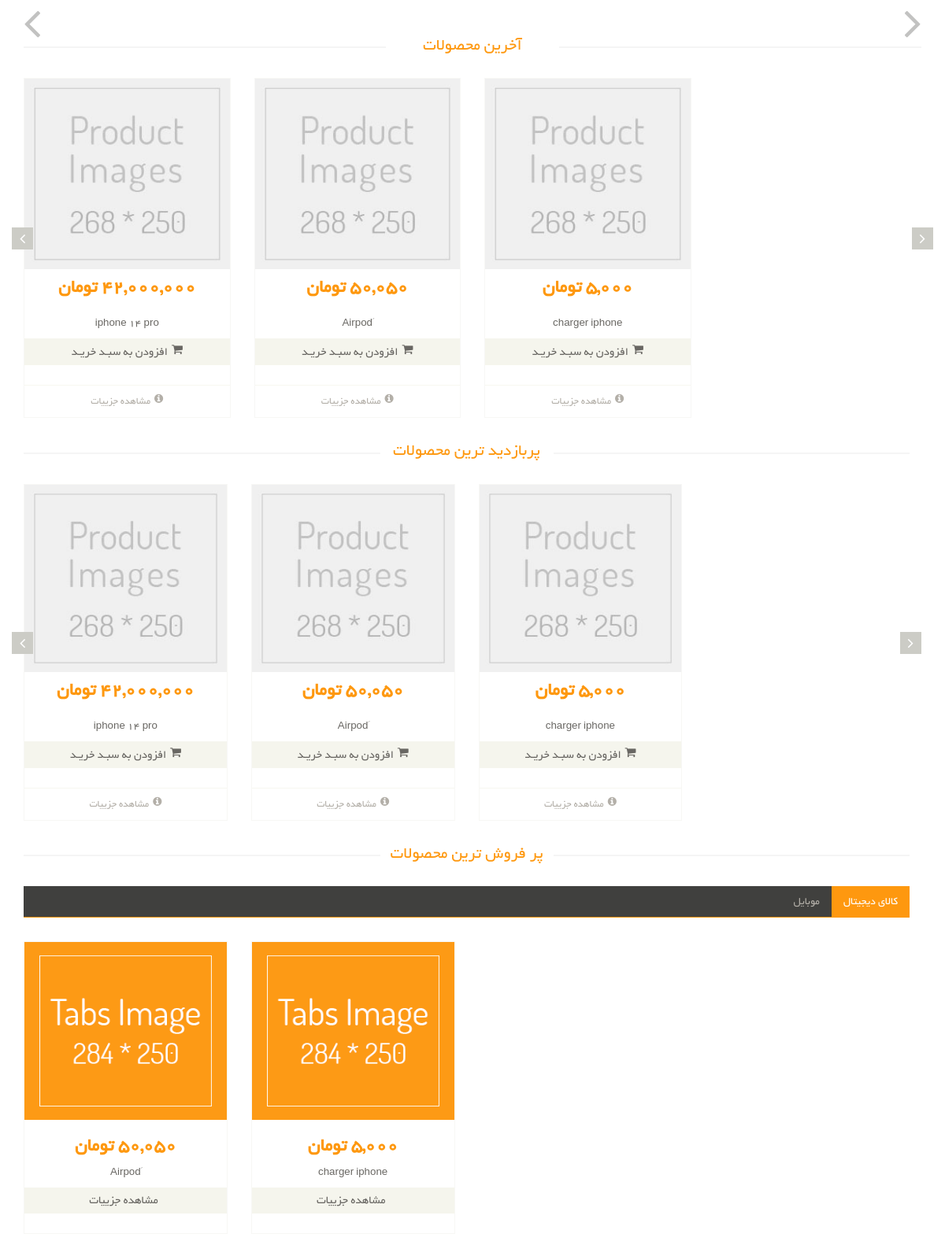
The app's page /, older data.
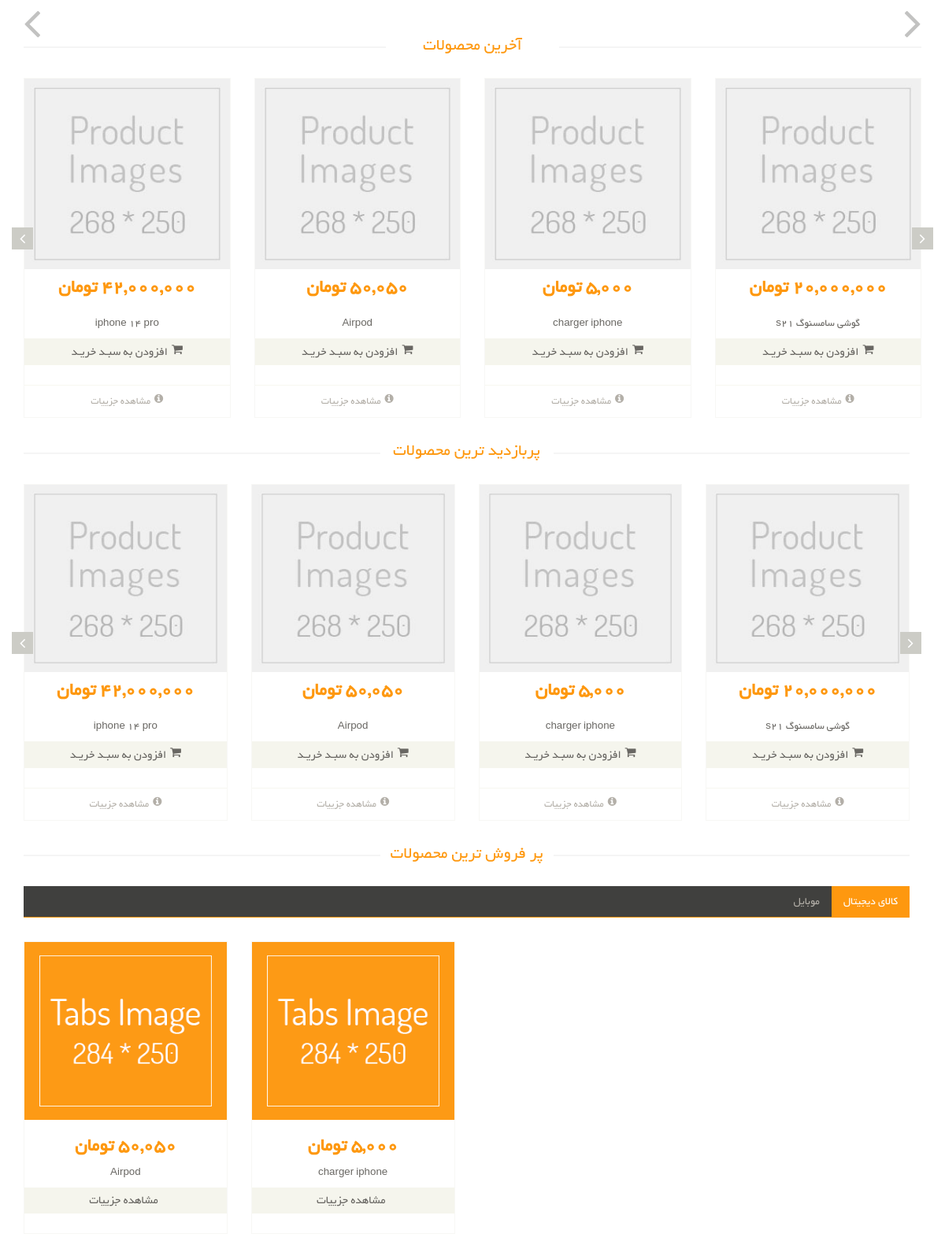
The same page, newer data.
### product_module/models.py (models this page shows, shortened)
class Product(models.Model):
    title = models.CharField(max_length=300, verbose_name='نام محصول')
    category = models.ManyToManyField(ProductCategory, related_name='product_categories',
                                      verbose_name="دسته بندی محصول")
    tag = models.ManyToManyField(ProductTags, verbose_name="برچسب های محصول")
    brand = models.ForeignKey(ProductBrand, on_delete=models.CASCADE, verbose_name="برند", null=True, blank=True)
    image = models.ImageField(upload_to='images/products', null=True, blank=True, verbose_name='تصویر محصول')
    price = models.IntegerField(default=0, verbose_name='قیمت')
    short_description = models.CharField(max_length=360, null=True, db_index=True, verbose_name='توضیحات کوتاه')
    description = models.TextField(db_index=True, verbose_name="توضیحات اصلی")
    is_active = models.BooleanField(default=False, verbose_name='فعال / غیرفعال')
    is_delete = models.BooleanField(default=False, verbose_name='حذف شده / حذف نشده')
    slug = models.SlugField(db_index=True, editable=False, allow_unicode=True, verbose_name='عنوان در لینک')
    created = models.DateTimeField(auto_now_add=True, null=True, blank=True)
    updated = models.DateTimeField(auto_now=True, null=True, blank=True)
    class Meta:
        verbose_name = 'محصول'
        verbose_name_plural = 'محصولات'

class ProductCategory(models.Model):
    title = models.CharField(max_length=300, db_index=True, verbose_name="عنوان")
    url_title = models.CharField(max_length=300, verbose_name="url عنوان در")
    parent = models.ForeignKey('ProductCategory', null=True, blank=True, on_delete=models.CASCADE, verbose_name='والد')
    is_active = models.BooleanField(default=True, verbose_name='فعال / غیرفعال')
    is_delete = models.BooleanField(default=False, verbose_name='حذف شده / حذف نشده')
    class Meta:
        verbose_name = 'دسته بندی'
        verbose_name_plural = 'دسته بندی ها'

### home_module/views.py (the view)
# urls.py: path('', views.HomeView.as_view(), name='home'),
class HomeView(TemplateView):
    template_name = 'home_module/index_page.html'
    def get_context_data(self, **kwargs):
        context = super().get_context_data(**kwargs)
        slider = Slider.objects.filter(is_active=True).all()
        setting: SiteSetting = SiteSetting.objects.filter(is_main_setting=True).first()
        context = {
            'slider': slider,
            'site_setting': setting
        }
        latest_products = Product.objects.filter(is_active=True, is_delete=False).order_by('-created')[:12]
        most_visit_products = Product.objects.filter(is_active=True, is_delete=False).annotate(
            visit_count=Count('productvisit')).order_by('-visit_count')[:12]
        context['latest_products'] = group_list(latest_products, 4)
        context['most_visit_products'] = group_list(most_visit_products, 4)
        categories = list(
            ProductCategory.objects.annotate(product_count=Count('product_categories')).filter(is_active=True,
                                                                                               is_delete=False,
                                                                                               product_count__gt=1)[:6])
        categories_products = []
        for category in categories:
            item = {
                'id': category.id,
                'title': category.title,
                'products': list(category.product_categories.all()[:4]),
            }
            categories_products.append(item)
        context['categories_products'] = categories_products
        most_bought_products = Product.objects.filter(orderdetail__order__is_paid=True).annotate(order_count=Sum(
            'orderdetail__count'
        )).order_by('-order_count')
        context['most_bought_products'] = group_list(most_bought_products)[:12]
        return context

### polls/templatetags/poll_extras.py (called while the page is built)
@register.filter(name='three_digit_currency')
def three_digit_currency(value: int):
    return '{:,}'.format(value) + ' تومان'

### utils/convertors.py (called while the page is built)
def group_list(custom_list, size=4):
    grouped_list = []
    for i in range(0, len(custom_list), size):
        grouped_list.append(custom_list[i: i + size])
    return grouped_list

### home_module/templates/home_module/index_page.html (shortened to what the changed rows need)
{% extends 'shared/_layout.html' %}
{% load poll_extras %}
{% load thumbnail %}.
{% load static %}
{% block content %}
    <section>
        <div class="container">
            <div class="row">
                <div class="recommended_items">
                    <h2 class="title text-center">آخرین محصولات</h2>
                    <div id="recommended-item-carousel" class="carousel slide" data-ride="carousel">
                        <div class="carousel-inner">
                            {% for group in latest_products %}
                                <div class="item {% if forloop.first %} active{% endif %}">
                                    {% for product in group %}
                                        {% include 'product_module/includes/product_item_partial.html'  with product=product col_size=3 %}
                                    {% endfor %}
                                </div>
                            {% endfor %}
                        </div>
                    </div>
                </div>
                <div class="col-sm-12 padding-right">
                    <div class="features_items">
                        <a><h2 class="title text-center">پربازدید ترین محصولات</h2></a>
                        <div id="new-item-carousel" class="carousel slide" data-ride="carousel">
                            <div class="carousel-inner">
                                {% for group in most_visit_products %}
                                    <div class="item {% if forloop.first %}active{% endif %}">
                                        {% for product in group %}
                                            {% include 'product_module/includes/product_item_partial.html'  with product=product col_size=3 %}
                                        {% endfor %}
                                    </div>
                                {% endfor %}
                            </div>
                        </div>
                    </div>
                    <div class="features_items">
                        <a><h2 class="title text-center">پر فروش ترین محصولات</h2></a>
                    </div>
                    <div class="category-tab">
                        <div class="col-sm-12">
                            <ul class="nav nav-tabs">
                                {% for categories_product in categories_products %}
                                    <li class="{% if forloop.first %}active{% endif %}"><a
                                            href="#Tab_{{ categories_product.id }}"
                                            data-toggle="tab">{{ categories_product.title }}</a></li>
                                {% endfor %}
                            </ul>
                        </div>
                        <div class="tab-content">
                            {% for categories_product in categories_products %}
                                <div class="tab-pane fade {% if forloop.first %}active in{% endif %}"
                                     id="Tab_{{ categories_product.id }}">
                                    {% for product in categories_product.products %}
                                        <div class="col-sm-3">
                                            <div class="product-image-wrapper">
                                                <div class="single-products">
                                                    <div class="productinfo text-center">
                                                        {% if product.image %}
                                                            {% thumbnail product.image "268x250" quality=100 crop='center' as im %}
                                                                <a href="{% url 'product:product_detail' pk=product.id slug=product.slug %}">
                                                                    <img src="{{ im.url }}"
                                                                         alt="image {{ product.title }}">
                                                                </a>
                                                            {% endthumbnail %}
                                                        {% else %}
                                                            <img src="{% static  "images/home/Tabs.png" %}" alt=""/>
                                                        {% endif %}
                                                        <h2>{{ product.price | three_digit_currency }}</h2>
                                                        <p>{{ product.title }}</p>
                                                        <a href="{% url 'product:product_detail' pk=product.id slug=product.slug %}" class="btn btn-default add-to-cart">
                                                            مشاهده جزییات</a>
                                                    </div>
                                                </div>
                                            </div>
                                        </div>
                                    {% endfor %}
                                </div>
                            {% endfor %}
                        </div>
                    </div>
                </div>
            </div>
        </div>
    </section>
{% endblock %}

### product_module/templates/product_module/includes/product_item_partial.html (shortened to what this page needs)
{% load poll_extras %}
{% load static %}
{% load thumbnail %}
<div class="col-sm-{{ col_size }}">
    <div class="product-image-wrapper">
        <div class="single-products">
            <div class="productinfo text-center">
                {% if product.image %}
                    {% thumbnail product.image "268x250" crop='center' as im %}
                        <img src="{{ im.url }}" alt="image {{ product.title }}">
                    {% endthumbnail %}
                {% else %}
                    <img src="{% static "images/shop/product.jpg" %}" alt="image of {{ product.title }}">
                {% endif %}
                <h2>{{ product.price | three_digit_currency }}</h2>
                <p>{{ product.title }}</p>
                <a onclick="addProductToOrder('{{ product.id }}')"  class="btn btn-default add-to-cart"><i class="fa fa-shopping-cart"></i>افزودن به سبـد خریـد</a>
            </div>
            <div class="product-overlay">
                <div class="overlay-content">
                </div>
            </div>
        </div>
        <div class="choose">
            <ul class="nav nav-pills nav-justified">
                <li><a href="{% url 'product:product_detail' pk=product.id slug=product.slug %}"><i class="fa fa-info-circle"></i>مشاهده جزییات</a></li>
            </ul>
        </div>
    </div>
</div>

Row changes from the older to the newer data that the page shows:
changed Product "50,050 تومان": title "َAirpod" → "Airpod"
added Product: price|three_digit_currency "20,000,000 تومان", title "گوشی سامسنوگ s21"
